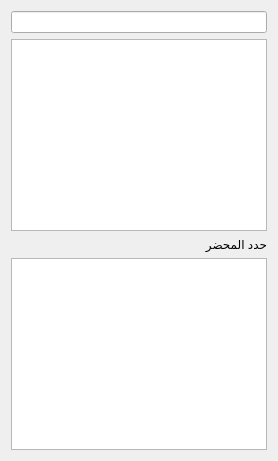
         <widget class="QWidget" name="widget_left" native="true">
          <property name="sizePolicy">
           <sizepolicy hsizetype="Preferred" vsizetype="Preferred">
            <horstretch>0</horstretch>
            <verstretch>0</verstretch>
           </sizepolicy>
          </property>
          <property name="maximumSize">
           <size>
            <width>16777215</width>
            <height>16777215</height>
           </size>
          </property>
          <layout class="QVBoxLayout" name="verticalLayout">
           <item>
            <widget class="QLineEdit" name="lineEdit"/>
           </item>
           <item>
            <widget class="QTreeView" name="treeView_templates">
             <property name="sizePolicy">
              <sizepolicy hsizetype="Expanding" vsizetype="Expanding">
               <horstretch>0</horstretch>
               <verstretch>1</verstretch>
              </sizepolicy>
             </property>
             <property name="minimumSize">
              <size>
               <width>0</width>
               <height>0</height>
              </size>
             </property>
             <property name="editTriggers">
              <set>QAbstractItemView::EditTrigger::NoEditTriggers</set>
             </property>
             <property name="iconSize">
              <size>
               <width>16</width>
               <height>16</height>
              </size>
             </property>
            </widget>
           </item>
           <item>
            <widget class="QLabel" name="label_6">
             <property name="text">
              <string>حدد المحضر</string>
             </property>
            </widget>
           </item>
           <item>
            <widget class="QListView" name="document_list_view">
             <property name="editTriggers">
              <set>QAbstractItemView::EditTrigger::NoEditTriggers</set>
             </property>
             <property name="iconSize">
              <size>
               <width>24</width>
               <height>24</height>
              </size>
             </property>
            </widget>
           </item>
          </layout>
         </widget>
